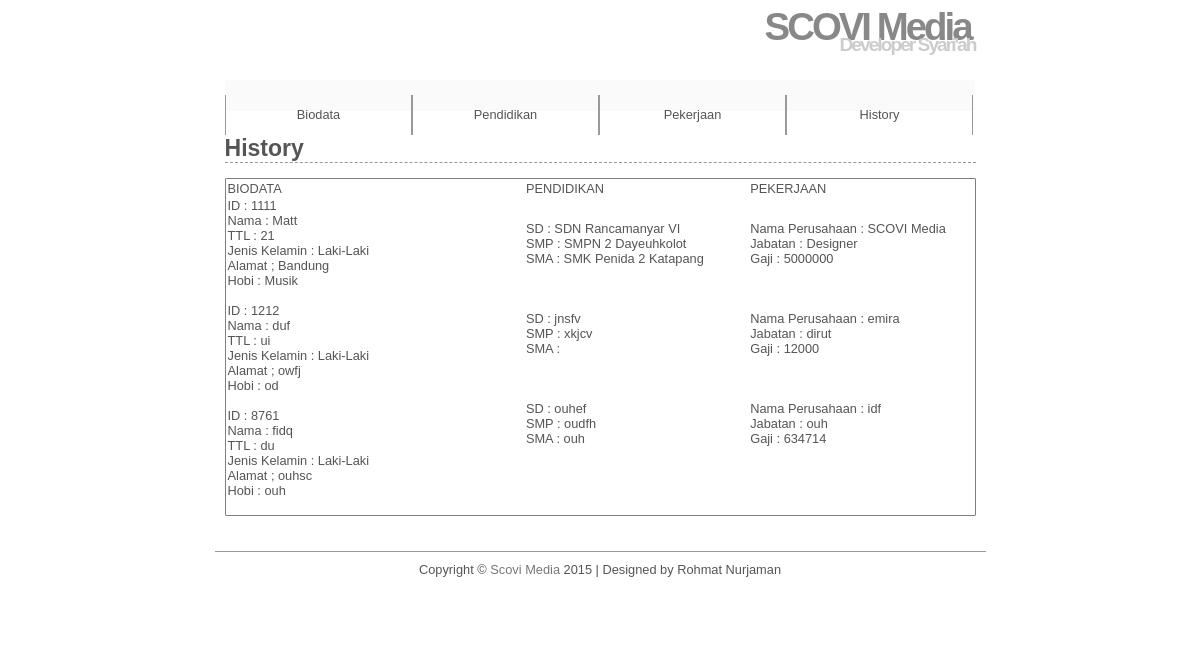
The page /history.php on the database its author committed.
### tables this page shows
CREATE TABLE `biodata` (
  `id` int(4) NOT NULL,
  `nama` varchar(80) NOT NULL,
  `usia` varchar(2) NOT NULL,
  `kelamin` varchar(15) NOT NULL,
  `alamat` varchar(100) NOT NULL,
  `hobi` varchar(50) NOT NULL
);

CREATE TABLE `pendidikan` (
  `id` int(4) NOT NULL,
  `sd` varchar(80) NOT NULL,
  `smp` varchar(80) NOT NULL,
  `sma` varchar(80) NOT NULL,
  `perti` varchar(80) NOT NULL
);

CREATE TABLE `pekerjaan` (
  `id` int(4) NOT NULL,
  `naper` varchar(80) NOT NULL,
  `jabatan` varchar(20) NOT NULL,
  `gaji` int(20) NOT NULL
);

### history.php (the view, shortened to what this page needs)
 	<h1> History </h1>
 		<p>
 		<br>
 <?php
	$query = "select * from biodata";
	$result = mysql_query($query) or die(mysql_error());
?>
	<div id="table4">
	<table width="100%" border="1px">
		<tr width="1000%">
			<td  width="40%">
				BIODATA
			</td>
			<td  width="30%">
				PENDIDIKAN
			</td>
			<td  width="30%">
				PEKERJAAN
			</td>
		</tr>
		<tr>
			<td colspan="" rowspan="" headers="">
				<?php
					while ($row = mysql_fetch_array($result))
					{
						echo "ID : $row[id]<br>";
						echo "Nama : $row[nama]<br>";
						echo "TTL : $row[usia]<br>";
						if ($row['kelamin']=='l') {
							echo "Jenis Kelamin : Laki-Laki<br>";
						} else {
							echo "Jenis Kelamin : Perempuan<br>";
						}
						echo "Alamat ; $row[alamat]<br>";
						echo "Hobi : $row[hobi]";
						echo "<hr><br>";
					}
				?>
			</td>
			<td colspan="" rowspan="" headers="">
				<?php
					$query = "select * from pendidikan";
					$result = mysql_query($query) or die(mysql_error());
					while ($row = mysql_fetch_array($result))
					{
						echo "SD : $row[sd]<br>";
						echo "SMP : $row[smp]<br>";
						echo "SMA : $row[sma]<br>";
						echo "<hr><br><br><br>";
					}
				?>
			</td>
			<td colspan="" rowspan="" headers="">
				<?php
					$query = "select * from pekerjaan";
					$result = mysql_query($query) or die(mysql_error());
					while ($row = mysql_fetch_array($result))
					{
						echo "Nama Perusahaan : $row[naper]<br>";
						echo "Jabatan : $row[jabatan]<br>";
						echo "Gaji : $row[gaji]<br>";
						echo "<hr><br><br><br>";
					}
				?>
			</td>
		</tr>
 	</table>
 	</div>
	</p>
	<br>

### style.css (style rules this page uses)
* { border:0; margin:0; padding:0; }
a { color:#777; text-decoration:none; }
body { background:#ffffff; color:#555; font:0.8em Arial, Helvetica, "bitstream vera sans", sans-serif; }
#header { border-bottom:0px solid #999; height:80px; margin:0 auto; width:751px; }
#header h1 { color:#888; font-size:300%; letter-spacing:-3px; text-align:right; padding:5px; margin-bottom:-20px; }
#header h2 { color:#CCC; font-size:150%; letter-spacing:-2px; text-align:right; }
#navigation { background:#fafafa; margin:0 auto; width:750px; height:31px; list-style:none; }
#navigation li { border-left:1px solid #999; border-right:1px solid #999; float:left; width:185px; list-style:none; }
#navigation a { color:#555; display:block; line-height:40px; text-align:center; }
#content { height:auto; margin:0 auto; padding:0 0 20px; width:751px; }
#content h1 { border-bottom:1px dashed #999; font-size:1.8em; padding:20px 0 0; }
#content p { padding:20px 20px 0 text-align: left; }
#footer { border-top:1px solid #999; height:50px; margin:0 auto; padding:10px; text-align:center; width:751px; }
#table4 { border-left:1px solid grey; border-right:1px solid grey; border-top: 1px solid grey; border-bottom: 1px solid grey; border-radius: 1px; table-layout: fixed; border-left-style: 1px solid; }

### rows shown on the page
biodata: id "1111", nama "Matt", usia "21", kelamin "Jenis Kelamin : Laki-Laki", alamat "Bandung", hobi "Musik"
biodata: id "1212", nama "duf", usia "ui", kelamin "Jenis Kelamin : Laki-Laki", alamat "owfj", hobi "od"
biodata: id "8761", nama "fidq", usia "du", kelamin "Jenis Kelamin : Laki-Laki", alamat "ouhsc", hobi "ouh"
pendidikan: sd "SDN Rancamanyar VI", smp "SMPN 2 Dayeuhkolot", sma "SMK Penida 2 Katapang"
pendidikan: sd "jnsfv", smp "xkjcv"
pendidikan: sd "ouhef", smp "oudfh", sma "ouh"
pekerjaan: naper "SCOVI Media", jabatan "Designer", gaji "5000000"
pekerjaan: naper "emira", jabatan "dirut", gaji "12000"
pekerjaan: naper "idf", jabatan "ouh", gaji "634714"
